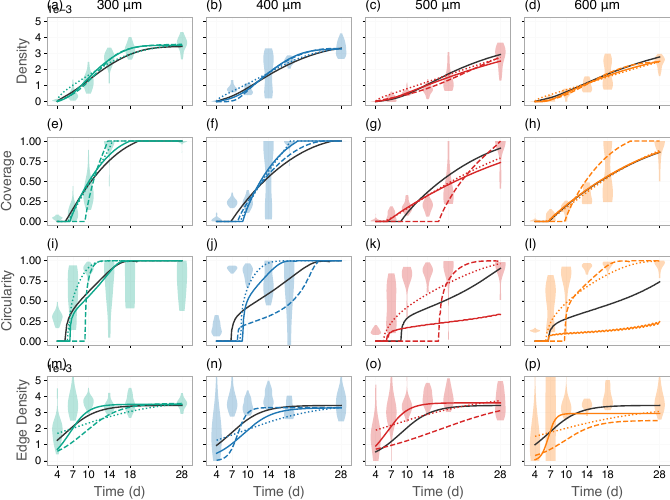

Write Julia code to recreate this figure.

using Pores
using JLD2, PyPlot, StatsBase
include("Preferences.jl")

# Create figure
fig4,axs = subplots(4,4,figsize=(6.7,5))

# Load results
@load "Results/Saved/MLE_Individual.jld2"
@load "Results/Saved/MLE_Combined.jld2"

# Options
LineStyles = ["-","--",":"]
Tfine      = collect(range(4.0,28.0,length=200))

# Loop over S and P
for (i_S,Sᵢ) ∈ enumerate(S), (i_P,L) ∈ enumerate(P)

    # Current axis
    ax    = axs[i_S,i_P]

    # Plot data
    Dplot = [filter(isfinite,Data[(Data.PoreSize .== L) .& (Data.Day .== t), Sᵢ]) for t ∈ T]
    Tplot = T[(!).(isempty.(Dplot))]
    Dplot = Dplot[(!).(isempty.(Dplot))]
    vp    = ax.violinplot(Dplot,Tplot,widths=2)
    for pc = vp["bodies"]
        pc.set_facecolor(PoreSizeCols[i_P])
        pc.linewidths = 0
    end
    vp["cbars"].set_linewidth(0)
    vp["cmins"].set_linewidth(0)
    vp["cmaxes"].set_linewidth(0)

    # Plot solution where all pore sizes considered simultaneously

        #MLE
        D,λ,K,α,τ,u₀ = GetΘ(MLE_Combined[:θ̂],MLE_Combined_Settings[:β],MLE_Combined_Settings[:i_β])[[1,2,3,4,5,5+i_P]]

        # Solve and summarise PDE
        sol = SolvePDE(D,λ,K,α,Tfine,L=L,t₀=MLE_Combined_Settings[:t₀],u₀=u₀)
        Xplot = zeros(size(Tfine))
        for (i,t) ∈ enumerate(Tfine)
            Xplot[i] = SummaryStatistics(sol(t),L=L,τₐ=τ*K)[Sᵢ]
        end
        ax.plot(Tfine,Xplot,"-",color="#333333",lw=1)


    # Plot solution for each set of summary statistics
    for (i_C,Cᵢ) ∈ enumerate(MLE_Individual_Settings[:C])

        # MLE
        D,λ,K,α,τ,u₀ = GetΘ(MLE_Individual[i_C][i_P][:θ̂],MLE_Individual_Settings[:β],MLE_Individual_Settings[:i_β])

        # Solve and summarise PDE
        sol = SolvePDE(D,λ,K,α,Tfine,L=L,t₀=MLE_Individual_Settings[:t₀],u₀=u₀)
        Xplot = zeros(size(Tfine))
        for (i,t) ∈ enumerate(Tfine)
            Xplot[i] = SummaryStatistics(sol(t),L=L,τₐ=τ*K)[Sᵢ]
        end
        ax.plot(Tfine,Xplot,LineStyles[i_C],color=PoreSizeCols[i_P],lw=1)

    end

    # Style axes
    ax.set_xlim([2.0,30.0])
    ax.set_xticks(T)
    ax.set_ylim(Slim[Sᵢ])
    ax.set_yticks(Stks[Sᵢ])
    if i_P == 1
        ax.set_ylabel(Snms[Sᵢ])
    else
        ax.set_yticklabels([])
    end
    if i_S == 1
        IntL = Int(L)
        ax.set_title("$IntL μm")
    end
    if i_S == length(S)
        ax.set_xlabel("Time (d)")
    else
        ax.set_xticklabels([])
    end

end

NumberPlots!(axs)
plt.tight_layout(pad=0.0,h_pad=1.0,w_pad=1.0)
savefig("Figures/Saved/Fig-4-Fits.pdf")
display(fig4)
